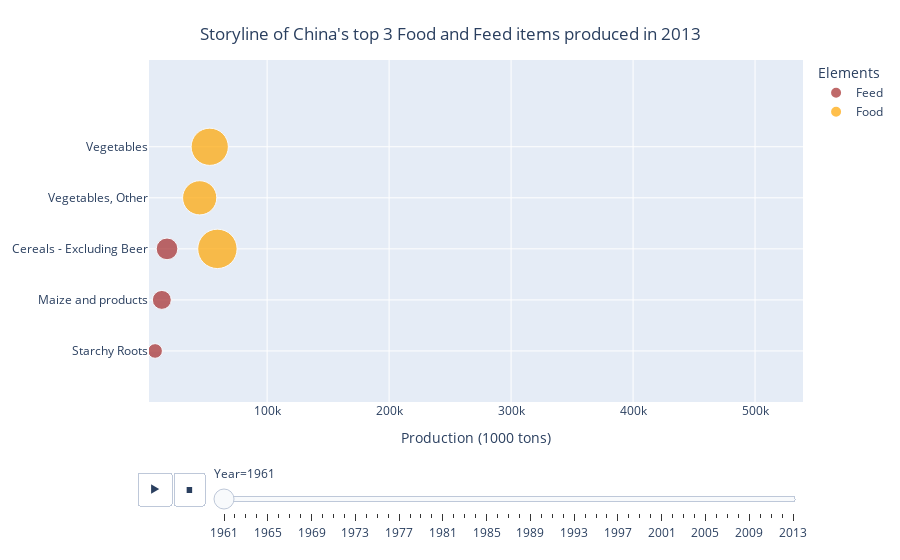

Here is the notebook cell this chart was saved with:
### Code cell
fig = px.scatter(
    data_frame=chn_food_feed, 
    x='production',
    y='item',
    size='production',
    size_max=80,
    animation_frame='years',

    color='element',
    color_discrete_map={
        'Feed':'brown',
        'Food':'orange'},

    hover_name='item',
    hover_data=dict(
        item = False, 
        element = False),    

    range_x=[chn_food_feed.production.min()-5000, chn_food_feed.production.max()+50000],
    range_y=[-1, 5.7],
    
    labels=dict(
        years='Year',
        production='Production',
        element='Elements'))

fig.update_layout(
    title="Storyline of China's top 3 Food and Feed items produced in 2013",
    title_x = 0.5,
    title_y = 0.95,
    title_xanchor='center',
    title_yanchor='top',

    legend_title_text='Elements',

    xaxis = dict(title='Production (1000 tons)'),
    yaxis = dict(title=None))

fig.show()

### Figure 1 — Plotly figure (JSON) as saved in the notebook; plotly's stock layout.template omitted (floating-point values rounded to 4 significant figures)
{"data": [{"customdata": [["Feed"], ["Feed"], ["Feed"]], "hovertemplate": "<b>%{hovertext}</b><br><br>Year=1961<br>Production=%{marker.size}<extra></extra>", "hovertext": ["Starchy Roots", "Maize and products", "Cereals - Excluding Beer"], "legendgroup": "Feed", "marker": {"color": "brown", "size": [8179.0, 13700.0, 17960.0], "sizemode": "area", "sizeref": 76.45, "symbol": "circle"}, "mode": "markers", "name": "Feed", "orientation": "h", "showlegend": true, "type": "scatter", "x": [8179.0, 13700.0, 17960.0], "xaxis": "x", "y": ["Starchy Roots", "Maize and products", "Cereals - Excluding Beer"], "yaxis": "y"}, {"customdata": [["Food"], ["Food"], ["Food"]], "hovertemplate": "<b>%{hovertext}</b><br><br>Year=1961<br>Production=%{marker.size}<extra></extra>", "hovertext": ["Vegetables, Other", "Vegetables", "Cereals - Excluding Beer"], "legendgroup": "Food", "marker": {"color": "orange", "size": [44730.0, 52970.0, 59260.0], "sizemode": "area", "sizeref": 76.45, "symbol": "circle"}, "mode": "markers", "name": "Food", "orientation": "h", "showlegend": true, "type": "scatter", "x": [44730.0, 52970.0, 59260.0], "xaxis": "x", "y": ["Vegetables, Other", "Vegetables", "Cereals - Excluding Beer"], "yaxis": "y"}], "layout": {"legend": {"itemsizing": "constant", "title": {"text": "Elements"}, "tracegroupgap": 0}, "margin": {"t": 60}, "sliders": [{"active": 0, "currentvalue": {"prefix": "Year="}, "len": 0.9, "pad": {"b": 10, "t": 60}, "steps": [{"args": [["1961"], {"frame": {"duration": 0, "redraw": false}, "fromcurrent": true, "mode": "immediate", "transition": {"duration": 0, "easing": "linear"}}], "label": "1961", "method": "animate"}, {"args": [["1962"], {"frame": {"duration": 0, "redraw": false}, "fromcurrent": true, "mode": "immediate", "transition": {"duration": 0, "easing": "linear"}}], "label": "1962", "method": "animate"}, {"args": [["1963"], {"frame": {"duration": 0, "redraw": false}, "fromcurrent": true, "mode": "immediate", "transition": {"duration": 0, "easing": "linear"}}], "label": "1963", "method": "animate"}, {"args": [["1964"], {"frame": {"duration": 0, "redraw": false}, "fromcurrent": true, "mode": "immediate", "transition": {"duration": 0, "easing": "linear"}}], "label": "1964", "method": "animate"}, {"args": [["1965"], {"frame": {"duration": 0, "redraw": false}, "fromcurrent": true, "mode": "immediate", "transition": {"duration": 0, "easing": "linear"}}], "label": "1965", "method": "animate"}, {"args": [["1966"], {"frame": {"duration": 0, "redraw": false}, "fromcurrent": true, "mode": "immediate", "transition": {"duration": 0, "easing": "linear"}}], "label": "1966", "method": "animate"}, {"args": [["1967"], {"frame": {"duration": 0, "redraw": false}, "fromcurrent": true, "mode": "immediate", "transition": {"duration": 0, "easing": "linear"}}], "label": "1967", "method": "animate"}, {"args": [["1968"], {"frame": {"duration": 0, "redraw": false}, "fromcurrent": true, "mode": "immediate", "transition": {"duration": 0, "easing": "linear"}}], "label": "1968", "method": "animate"}, {"args": [["1969"], {"frame": {"duration": 0, "redraw": false}, "fromcurrent": true, "mode": "immediate", "transition": {"duration": 0, "easing": "linear"}}], "label": "1969", "method": "animate"}, {"args": [["1970"], {"frame": {"duration": 0, "redraw": false}, "fromcurrent": true, "mode": "immediate", "transition": {"duration": 0, "easing": "linear"}}], "label": "1970", "method": "animate"}, {"args": [["1971"], {"frame": {"duration": 0, "redraw": false}, "fromcurrent": true, "mode": "immediate", "transition": {"duration": 0, "easing": "linear"}}], "label": "1971", "method": "animate"}, {"args": [["1972"], {"frame": {"duration": 0, "redraw": false}, "fromcurrent": true, "mode": "immediate", "transition": {"duration": 0, "easing": "linear"}}], "label": "1972", "method": "animate"}, {"args": [["1973"], {"frame": {"duration": 0, "redraw": false}, "fromcurrent": true, "mode": "immediate", "transition": {"duration": 0, "easing": "linear"}}], "label": "1973", "method": "animate"}, {"args": [["1974"], {"frame": {"duration": 0, "redraw": false}, "fromcurrent": true, "mode": "immediate", "transition": {"duration": 0, "easing": "linear"}}], "label": "1974", "method": "animate"}, {"args": [["1975"], {"frame": {"duration": 0, "redraw": false}, "fromcurrent": true, "mode": "immediate", "transition": {"duration": 0, "easing": "linear"}}], "label": "1975", "method": "animate"}, {"args": [["1976"], {"frame": {"duration": 0, "redraw": false}, "fromcurrent": true, "mode": "immediate", "transition": {"duration": 0, "easing": "linear"}}], "label": "1976", "method": "animate"}, {"args": [["1977"], {"frame": {"duration": 0, "redraw": false}, "fromcurrent": true, "mode": "immediate", "transition": {"duration": 0, "easing": "linear"}}], "label": "1977", "method": "animate"}, {"args": [["1978"], {"frame": {"duration": 0, "redraw": false}, "fromcurrent": true, "mode": "immediate", "transition": {"duration": 0, "easing": "linear"}}], "label": "1978", "method": "animate"}, {"args": [["1979"], {"frame": {"duration": 0, "redraw": false}, "fromcurrent": true, "mode": "immediate", "transition": {"duration": 0, "easing": "linear"}}], "label": "1979", "method": "animate"}, {"args": [["1980"], {"frame": {"duration": 0, "redraw": false}, "fromcurrent": true, "mode": "immediate", "transition": {"duration": 0, "easing": "linear"}}], "label": "1980", "method": "animate"}, {"args": [["1981"], {"frame": {"duration": 0, "redraw": false}, "fromcurrent": true, "mode": "immediate", "transition": {"duration": 0, "easing": "linear"}}], "label": "1981", "method": "animate"}, {"args": [["1982"], {"frame": {"duration": 0, "redraw": false}, "fromcurrent": true, "mode": "immediate", "transition": {"duration": 0, "easing": "linear"}}], "label": "1982", "method": "animate"}, {"args": [["1983"], {"frame": {"duration": 0, "redraw": false}, "fromcurrent": true, "mode": "immediate", "transition": {"duration": 0, "easing": "linear"}}], "label": "1983", "method": "animate"}, {"args": [["1984"], {"frame": {"duration": 0, "redraw": false}, "fromcurrent": true, "mode": "immediate", "transition": {"duration": 0, "easing": "linear"}}], "label": "1984", "method": "animate"}, {"args": [["1985"], {"frame": {"duration": 0, "redraw": false}, "fromcurrent": true, "mode": "immediate", "transition": {"duration": 0, "easing": "linear"}}], "label": "1985", "method": "animate"}, {"args": [["1986"], {"frame": {"duration": 0, "redraw": false}, "fromcurrent": true, "mode": "immediate", "transition": {"duration": 0, "easing": "linear"}}], "label": "1986", "method": "animate"}, {"args": [["1987"], {"frame": {"duration": 0, "redraw": false}, "fromcurrent": true, "mode": "immediate", "transition": {"duration": 0, "easing": "linear"}}], "label": "1987", "method": "animate"}, {"args": [["1988"], {"frame": {"duration": 0, "redraw": false}, "fromcurrent": true, "mode": "immediate", "transition": {"duration": 0, "easing": "linear"}}], "label": "1988", "method": "animate"}, {"args": [["1989"], {"frame": {"duration": 0, "redraw": false}, "fromcurrent": true, "mode": "immediate", "transition": {"duration": 0, "easing": "linear"}}], "label": "1989", "method": "animate"}, {"args": [["1990"], {"frame": {"duration": 0, "redraw": false}, "fromcurrent": true, "mode": "immediate", "transition": {"duration": 0, "easing": "linear"}}], "label": "1990", "method": "animate"}, {"args": [["1991"], {"frame": {"duration": 0, "redraw": false}, "fromcurrent": true, "mode": "immediate", "transition": {"duration": 0, "easing": "linear"}}], "label": "1991", "method": "animate"}, {"args": [["1992"], {"frame": {"duration": 0, "redraw": false}, "fromcurrent": true, "mode": "immediate", "transition": {"duration": 0, "easing": "linear"}}], "label": "1992", "method": "animate"}, {"args": [["1993"], {"frame": {"duration": 0, "redraw": false}, "fromcurrent": true, "mode": "immediate", "transition": {"duration": 0, "easing": "linear"}}], "label": "1993", "method": "animate"}, {"args": [["1994"], {"frame": {"duration": 0, "redraw": false}, "fromcurrent": true, "mode": "immediate", "transition": {"duration": 0, "easing": "linear"}}], "label": "1994", "method": "animate"}, {"args": [["1995"], {"frame": {"duration": 0, "redraw": false}, "fromcurrent": true, "mode": "immediate", "transition": {"duration": 0, "easing": "linear"}}], "label": "1995", "method": "animate"}, {"args": [["1996"], {"frame": {"duration": 0, "redraw": false}, "fromcurrent": true, "mode": "immediate", "transition": {"duration": 0, "easing": "linear"}}], "label": "1996", "method": "animate"}, {"args": [["1997"], {"frame": {"duration": 0, "redraw": false}, "fromcurrent": true, "mode": "immediate", "transition": {"duration": 0, "easing": "linear"}}], "label": "1997", "method": "animate"}, {"args": [["1998"], {"frame": {"duration": 0, "redraw": false}, "fromcurrent": true, "mode": "immediate", "transition": {"duration": 0, "easing": "linear"}}], "label": "1998", "method": "animate"}, {"args": [["1999"], {"frame": {"duration": 0, "redraw": false}, "fromcurrent": true, "mode": "immediate", "transition": {"duration": 0, "easing": "linear"}}], "label": "1999", "method": "animate"}, {"args": [["2000"], {"frame": {"duration": 0, "redraw": false}, "fromcurrent": true, "mode": "immediate", "transition": {"duration": 0, "easing": "linear"}}], "label": "2000", "method": "animate"}, {"args": [["2001"], {"frame": {"duration": 0, "redraw": false}, "fromcurrent": true, "mode": "immediate", "transition": {"duration": 0, "easing": "linear"}}], "label": "2001", "method": "animate"}, {"args": [["2002"], {"frame": {"duration": 0, "redraw": false}, "fromcurrent": true, "mode": "immediate", "transition": {"duration": 0, "easing": "linear"}}], "label": "2002", "method": "animate"}, {"args": [["2003"], {"frame": {"duration": 0, "redraw": false}, "fromcurrent": true, "mode": "immediate", "transition": {"duration": 0, "easing": "linear"}}], "label": "2003", "method": "animate"}, {"args": [["2004"], {"frame": {"duration": 0, "redraw": false}, "fromcurrent": true, "mode": "immediate", "transition": {"duration": 0, "easing": "linear"}}], "label": "2004", "method": "animate"}, {"args": [["2005"], {"frame": {"duration": 0, "redraw": false}, "fromcurrent": true, "mode": "immediate", "transition": {"duration": 0, "easing": "linear"}}], "label": "2005", "method": "animate"}, {"args": [["2006"], {"frame": {"duration": 0, "redraw": false}, "fromcurrent": true, "mode": "immediate", "transition": {"duration": 0, "easing": "linear"}}], "label": "2006", "method": "animate"}, {"args": [["2007"], {"frame": {"duration": 0, "redraw": false}, "fromcurrent": true, "mode": "immediate", "transition": {"duration": 0, "easing": "linear"}}], "label": "2007", "method": "animate"}, {"args": [["2008"], {"frame": {"duration": 0, "redraw": false}, "fromcurrent": true, "mode": "immediate", "transition": {"duration": 0, "easing": "linear"}}], "label": "2008", "method": "animate"}, {"args": [["2009"], {"frame": {"duration": 0, "redraw": false}, "fromcurrent": true, "mode": "immediate", "transition": {"duration": 0, "easing": "linear"}}], "label": "2009", "method": "animate"}, {"args": [["2010"], {"frame": {"duration": 0, "redraw": false}, "fromcurrent": true, "mode": "immediate", "transition": {"duration": 0, "easing": "linear"}}], "label": "2010", "method": "animate"}, {"args": [["2011"], {"frame": {"duration": 0, "redraw": false}, "fromcurrent": true, "mode": "immediate", "transition": {"duration": 0, "easing": "linear"}}], "label": "2011", "method": "animate"}, {"args": [["2012"], {"frame": {"duration": 0, "redraw": false}, "fromcurrent": true, "mode": "immediate", "transition": {"duration": 0, "easing": "linear"}}], "label": "2012", "method": "animate"}, {"args": [["2013"], {"frame": {"duration": 0, "redraw": false}, "fromcurrent": true, "mode": "immediate", "transition": {"duration": 0, "easing": "linear"}}], "label": "2013", "method": "animate"}], "x": 0.1, "xanchor": "left", "y": 0, "yanchor": "top"}], "title": {"text": "Storyline of China's top 3 Food and Feed items produced in 2013", "x": 0.5, "xanchor": "center", "y": 0.95, "yanchor": "top"}, "updatemenus": [{"buttons": [{"args": [null, {"frame": {"duration": 500, "redraw": false}, "fromcurrent": true, "mode": "immediate", "transition": {"duration": 500, "easing": "linear"}}], "label": "&#9654;", "method": "animate"}, {"args": [[null], {"frame": {"duration": 0, "redraw": false}, "fromcurrent": true, "mode": "immediate", "transition": {"duration": 0, "easing": "linear"}}], "label": "&#9724;", "method": "animate"}], "direction": "left", "pad": {"r": 10, "t": 70}, "showactive": false, "type": "buttons", "x": 0.1, "xanchor": "right", "y": 0, "yanchor": "top"}], "xaxis": {"anchor": "y", "domain": [0, 1], "range": [3179, 539299], "title": {"text": "Production (1000 tons)"}}, "yaxis": {"anchor": "x", "domain": [0, 1], "range": [-1, 5.7], "title": {}}}}
